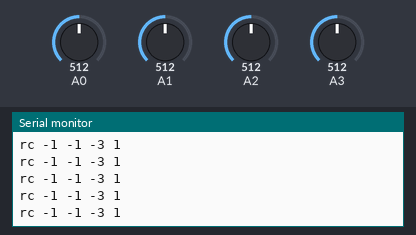
Recording of a sketch running on a simulated Arduino Uno, built with avr-gcc and run on an emulated ATmega328P. Shown: the last lines printed to the serial monitor. The test bench sets the inputs (shaded band); at power-on: A0 = 512, A3 = 512, A2 = 512, A1 = 512.

Above: at 1.2 s.
1.3 s: A0 set to 520
At 2.2 s:
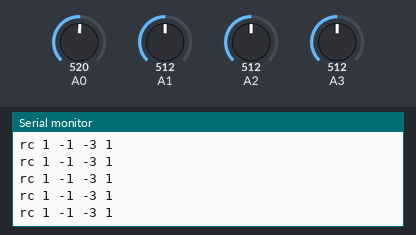
4.3 s: A3 set to 446
At 4.9 s:
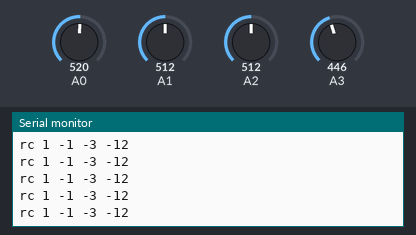
5.8 s: A3 set to 416
At 6.4 s:
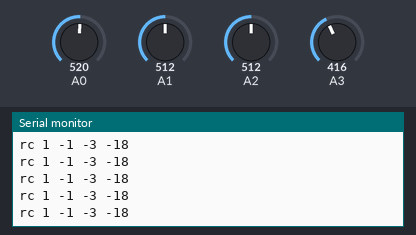
8.8 s: A2 set to 430
At 9.8 s:
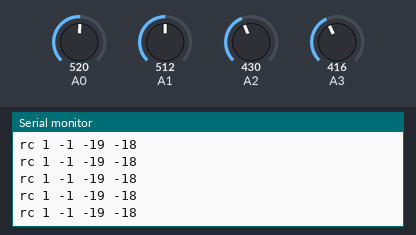
10.3 s: A2 set to 408
At 10.8 s:
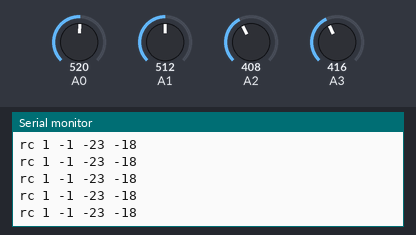
Timing chart, 0 to 12.8 s (numbered marks = the images above; inputs shaded):
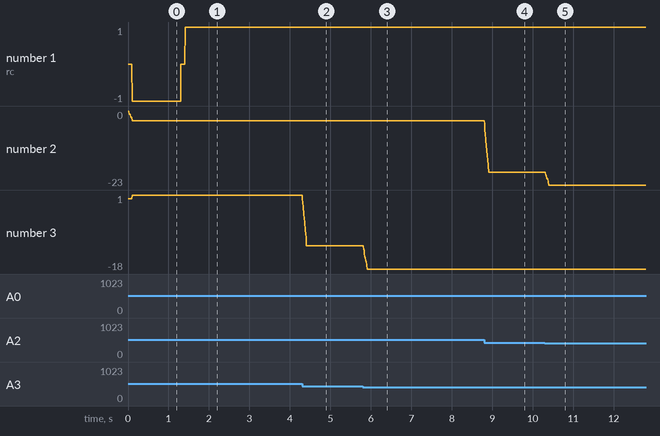

The sketch:

joystick.ino
```cpp
void setup(){
  Serial.begin(115200);
  pinMode(10, INPUT);
  pinMode(11, INPUT);
}

class SmoothingFilter {
  private:
    const int numReadings;
    int *readings;
    int readIndex;
    int total;
    int average;

  public:
    // Constructor
    SmoothingFilter() : numReadings(10), readIndex(0), total(0), average(0) {
      readings = new int[numReadings];
      for (int i = 0; i < numReadings; i++) {
        readings[i] = 0;
      }
    }
    SmoothingFilter(int numReadings) : numReadings(numReadings), readIndex(0), total(0), average(0) {
      readings = new int[numReadings];
      for (int i = 0; i < numReadings; i++) {
        readings[i] = 0;
      }
    }

    // Destructor
    ~SmoothingFilter() {
      delete[] readings;
    }


    int addReading(int newReading) {
      total = total - readings[readIndex];
      readings[readIndex] = newReading;
      total = total + readings[readIndex];
      readIndex = (readIndex + 1) % numReadings;
      average = total/numReadings;
      return average;
    }
};

SmoothingFilter height, spin, front, side;
int fun1(){
  int in = analogRead(A2);
  if(in > 527) return map(in, 527, 1022, 0, 100);
  else return map(in, 0, 527, -100, 0);
}
void loop() {
  int x1 =   side.addReading(map(analogRead(A0)-3, 0, 1020, -100, 100)); //side
  int y1 =  front.addReading(map(analogRead(A1)-3, 0, 1020, -100, 100)); // front
  int x2 =   spin.addReading(fun1()); //rotate left/ right  map(analogRead(A2)-15, -5, 1000, -100, 100)
  int y2 = height.addReading(map(analogRead(A3)+10, 0, 1030, -100, 100)); //up/down
  char s[100];
  sprintf(s, "rc %d %d %d %d", x1, y1, x2, y2);
  Serial.println(s);

  delay(10);
}
```

Measured:
- after the input at 1.3 s, the serial monitor: prints a new line at once (image 1)
- after the input at 4.3 s, the serial monitor: prints a new line at once (image 2)
- after the input at 5.8 s, the serial monitor: prints a new line at once (image 3)
- after the input at 8.8 s, the serial monitor: prints a new line at once (image 4)
- after the input at 10.3 s, the serial monitor: prints a new line at once (image 5)
- plotted number 2: -3 → -19 after the input at 8.8 s, -19 → -23 after the input at 10.3 s
- plotted number 3: 1 → -12 after the input at 4.3 s, -12 → -18 after the input at 5.8 s
